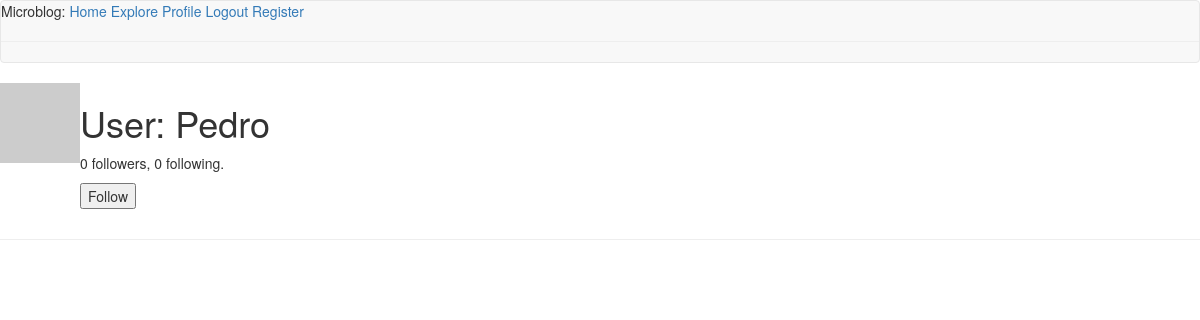
The page /user/Pedro (signed in) on the database as committed earlier.
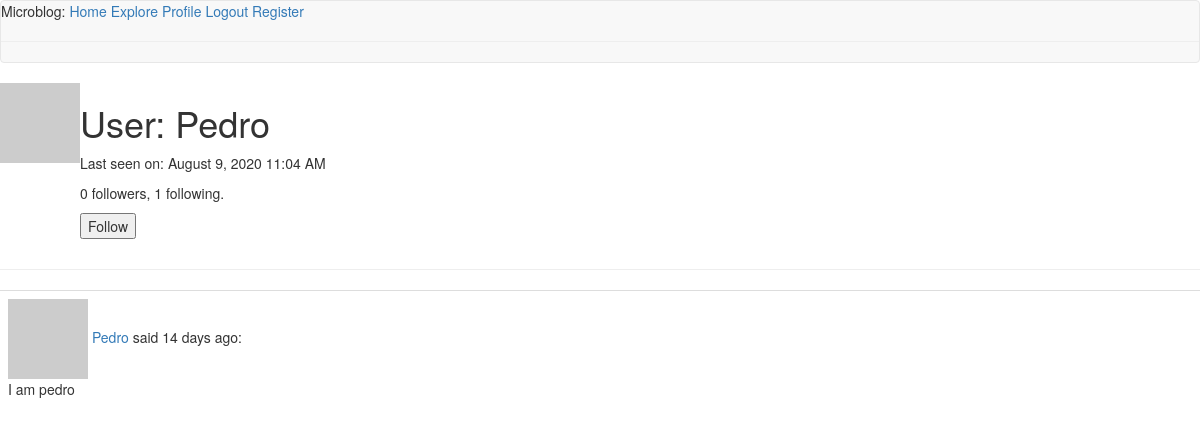
The same page on the database as committed later.
### app/models.py (models this page shows, shortened)
class User(UserMixin, db.Model):
    id = db.Column(db.Integer, primary_key=True)
    username = db.Column(db.String(64), index=True, unique=True)
    email = db.Column(db.String(120), index=True, unique=True)
    password_hash = db.Column(db.String(128))
    posts = db.relationship('Post', backref='author', lazy='dynamic')
    about_me = db.Column(db.String(140))
    last_seen = db.Column(db.DateTime, default=datetime.utcnow)
    followed = db.relationship(
        'User', secondary=followers,
        primaryjoin=(followers.c.follower_id == id),
        secondaryjoin=(followers.c.followed_id == id),
        backref=db.backref('followers', lazy='dynamic'), lazy='dynamic')
    def avatar(self, size):
        digest = md5(self.email.lower().encode('utf-8')).hexdigest()
        return 'https://www.gravatar.com/avatar/{}?d=identicon&s={}'.format(
            digest, size)
    def is_following(self, user):
          return self.followed.filter(
						followers.c.followed_id == user.id).count() > 0

class Post(db.Model):
    id = db.Column(db.Integer, primary_key=True)
    body = db.Column(db.String(140))
    timestamp = db.Column(db.DateTime, index=True, default=datetime.utcnow)
    user_id = db.Column(db.Integer, db.ForeignKey('user.id'))

### app/routes.py (the view)
@app.route('/user/<username>')
@login_required
def user(username):
    user = User.query.filter_by(username=username).first_or_404()
    page = request.args.get('page', 1, type=int)
    posts = user.posts.order_by(Post.timestamp.desc()).paginate(page, app.config['POSTS_PER_PAGE'], False)
    next_url = url_for('user', username=user.username, page=posts.next_num) if posts.has_next else None
    prev_url = url_for('user', username=user.username, page=posts.prev_num) if posts.has_prev else None
    form = EmptyForm()
    return render_template('user.html', user=user, posts=posts.items, next_url=next_url, prev_url=prev_url, form=form)

### app/forms.py
class EmptyForm(FlaskForm):
    submit = SubmitField('Submit')

### app/models.py (called while the page is built)
@login.user_loader
def load_user(id):
    return User.query.get(int(id))

### app/routes.py (called while the page is built)
@app.before_request
def before_request():
    if current_user.is_authenticated:
        current_user.last_seen = datetime.utcnow()
        db.session.commit()
        g.locale = str(get_locale)

### app/templates/user.html (shortened to what this page needs)
{% extends "base.html" %} {% block content %}
<table>
  <tr valign="top">
    <td><img src="{{ user.avatar(128) }}" /></td>
    <td>
      <h1>User: {{ user.username }}</h1>
        {% if user.last_seen %}<p>Last seen on: {{ moment(user.last_seen).format('LLL') }}</p>{% endif %}
        <p>{{ user.followers.count() }} followers, {{ user.followed.count() }} following.</p>
        {% if user == current_user %}
        <p><a href="{{ url_for('edit_profile') }}">Edit your profile</a></p>
        {% elif not current_user.is_following(user) %}
        <p>
            <form action="{{ url_for('follow', username=user.username) }}" method="post">
                {{ form.submit(value='Follow') }}
            </form>
        </p>
        {% endif %}
    </td>
  </tr>
</table>
<hr />
{% for post in posts %} {% include '_post.html' %} {% endfor %}
{% endblock %}

### app/templates/_post.html (shortened to what this page needs)
<table class="table table-hover">
  <tr>
    <td width="70px">
      <img src="{{ post.author.avatar(36) }}" />
       {{ _('%(username)s said %(when)s:', username=user_link,
      when=moment(post.timestamp).fromNow()) }}
      <br />
      {{ post.body }}
    </td>
  </tr>
</table>

Rows that differ between the two databases and show on the page:
changed User "Pedro": last_seen (not shown) → "August 9, 2020 11:04 AM"
added Post: body "I am pedro"
Other text that changed with them:
{{ user.followed.count() }}: "0" → "1"
text now shown: "Last seen on:"
